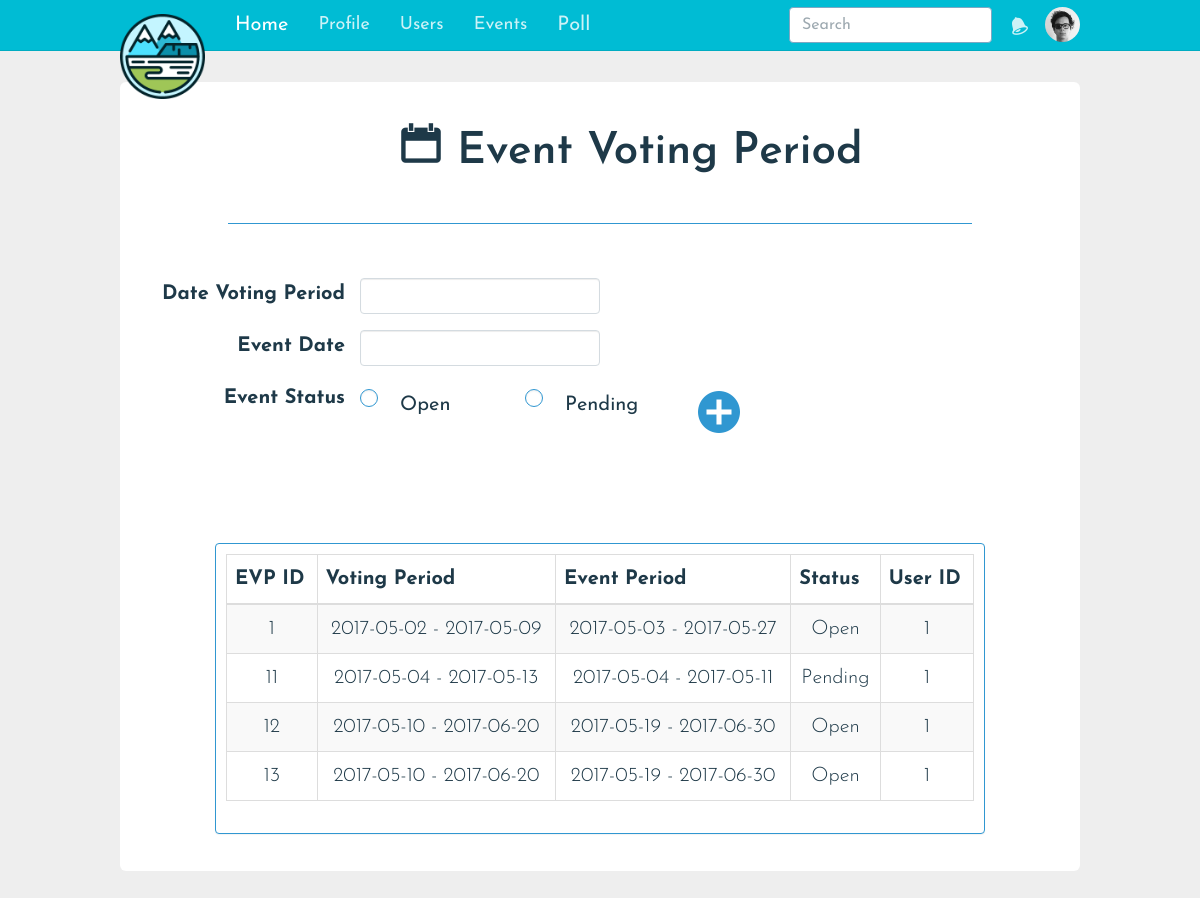
The app's page /eventVotingPeriod.php, older data.
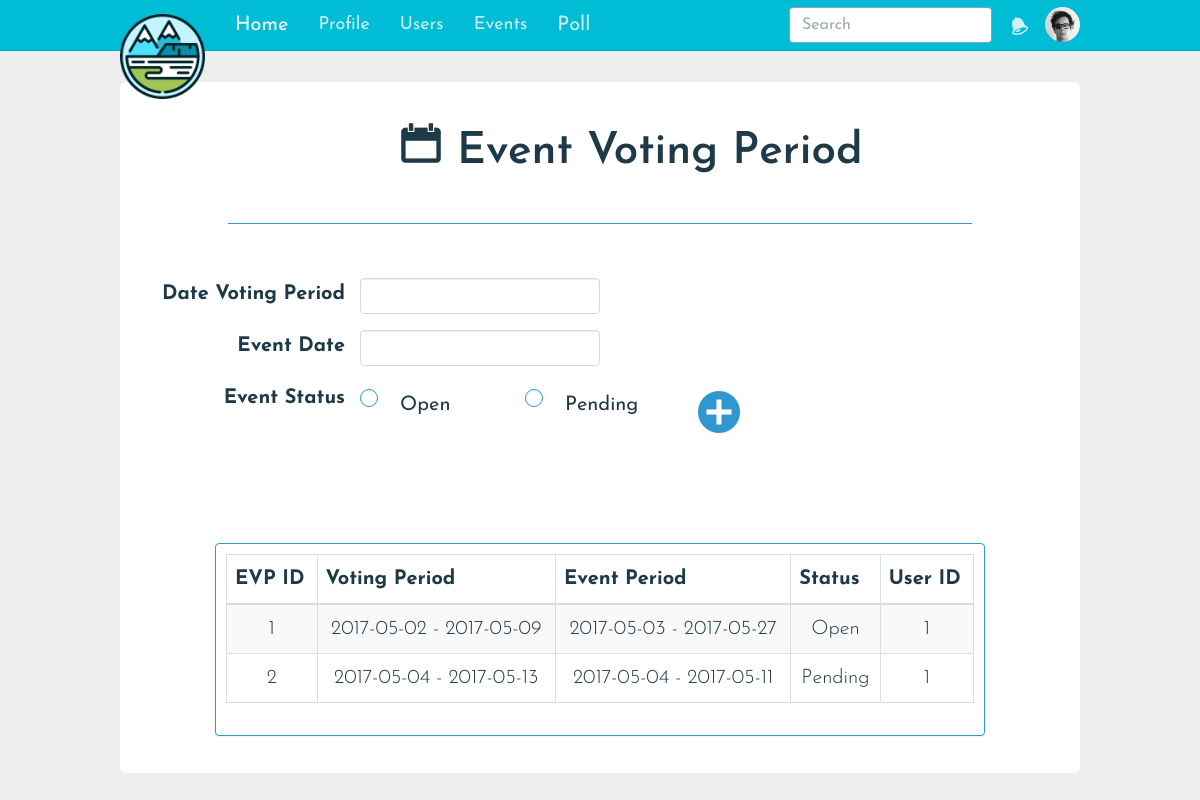
The same page, newer data.
### tables this page shows
CREATE TABLE `event_voting_period` (
  `evp_id` int(10) NOT NULL AUTO_INCREMENT,
  `user_id` int(10) DEFAULT NULL,
  `event_status_id` int(10) DEFAULT NULL,
  `start_date` date DEFAULT NULL,
  `end_date` date DEFAULT NULL,
  `isOpen` tinyint(2) DEFAULT NULL,
  `start_event_date` date DEFAULT NULL,
  `end_event_date` date DEFAULT NULL,
  PRIMARY KEY (`evp_id`),
  KEY `user_id` (`user_id`),
  KEY `event_status_id` (`event_status_id`),
  CONSTRAINT `event_voting_period_ibfk_1` FOREIGN KEY (`user_id`) REFERENCES `users` (`id`),
  CONSTRAINT `event_voting_period_ibfk_2` FOREIGN KEY (`event_status_id`) REFERENCES `event_status` (`event_status_id`)
);

### eventVotingPeriod.php (called while the page is built)
<?php
	include('views/menubar/evp.php')
 ?>

### class/eventPeriodClass.php (called while the page is built, shortened)
<?php
class eventPeriodClass
{
	public function getAllEventPeriod()
	{
		try {
			$db = getDB();
			$st = $db->prepare("SELECT * FROM event_voting_period");
			$st->execute();
			$data=$st->fetchAll();
		} catch (PDOException $e) {
		}
		return $data;
	}
}
?>

### views/menubar/evp.php (the view, shortened to what this page needs)
<?php
require_once 'views/layouts/header.php';
require_once 'views/layouts/nav.php';
include('class/eventPeriodClass.php');
$EVPClass = new eventPeriodClass();
$EVPs = $EVPClass->getAllEventPeriod();
?>
<div class="container">
	<br>
	<form method="post" class="form-horizontal" role="form">
		<h2 style="font-size: 44px;"><span class="icon icon-calendar"></span> Event Voting Period</h2>
		<hr width="85%" style="border-color:#3097d1;">
		<br>
		<div class="form-group">
			<label class="col-md-3" style="display: inline-flex; justify-content: flex-end;">Date Voting Period</label>
			<div class="col-md-3" style="padding: 0;">
				<input type="text" name="datefilter" class="form-control" style="padding: 0; text-align: center;" />
			</div>
	</div>
	<div class="form-group">
		<label class="col-md-3" style="display: inline-flex; justify-content: flex-end;">Event Date</label>
		<div class="col-md-3" style="padding: 0;">
			<input type="text" name="eventDate" class="form-control" style="padding: 0; text-align: center;" />
		</div>
	</div>
	<div class="form-group">
		<label class="col-md-3" style="display: inline-flex; justify-content: flex-end;">Event Status</label>
		<div class="row">
			<div class="radio custom-control custom-radio col-md-2">
				<label>
					<span class="custom-control-indicator" style="border-color:#3097d1;"></span>Open
				</label>
			</div>
			<div class="radio custom-control custom-radio col-md-2">
				<label>
					<span class="custom-control-indicator" style="border-color:#3097d1;"></span>
					Pending
				</label>
			</div>
			<button type="submit" name="registerEVP" class="btn btn-info icon icon-circle-with-plus "
			style="float: right; padding: 0; margin-right: 350px;  font-size: 50px; background-color: white;
			color:#3097d1; border-color: white;">
		</button>
		</div>
	</div>
	<br>
	<br>
	<div class="row">
		<div class="col-sm-10 col-sm-offset-1">
			<div class="imaginary_container">
				<div class="panel panel-primary">
					<div class="panel-body" style="padding: 0.5em;">
						<table id="votingPeriod" class="table table-striped table-bordered dt-responsive nowrap" cellspacing="0" width="100%">
							<thead>
								<tr>
									<th>EVP ID</th>
									<th>Voting Period</th>
									<th>Event Period</th>
									<th>Status</th>
									<th>User ID</th>
								</tr>
							</thead>
							<tbody>
								<tr>
								<?php
										foreach($EVPs as $EVP)
										{?>
									<td align="center"> <?php echo $EVP['evp_id'] ?></td>
									<td align="center"> <?php echo $EVP['start_date'] . ' - ' . $EVP['end_date'] ?></td>
									<td align="center"> <?php  echo $EVP['start_event_date'] . ' - ' . $EVP['end_event_date'] ?></td>
									<td align="center"> <?php if($EVP['isOpen']==1)
											echo "Open";
											elseif ($EVP['isOpen']==4) {
												echo "Pending";
											};
									 ?></td>
									<td align="center"> <?php echo $EVP['user_id'] ?></td>
								</tr>
								<?php  } ?>
							</tbody>
						</table>
					</div>
				</div>
			</div>
		</div>
	</div>
	</form>
<br><br>
</div>
<?php
require_once 'views/layouts/footer.php';
?>

### views/layouts/header.php (shortened to what this page needs)
<!DOCTYPE html>
<html lang="en">
<head>
  <link rel="stylesheet" href="https://maxcdn.bootstrapcdn.com/font-awesome/4.6.1/css/font-awesome.min.css">
  <link rel="stylesheet" href="https://cdnjs.cloudflare.com/ajax/libs/font-awesome/4.7.0/css/font-awesome.min.css">
	<link href="assets/css/toolkit.css" rel="stylesheet">
  <link href="assets/css/application.css" rel="stylesheet">
  <link href="assets/css/custom.css" rel="stylesheet">
  <link rel="stylesheet" href="sample/sample.css">
  <link rel="stylesheet" href="https://cdn.datatables.net/1.10.14/css/jquery.dataTables.min.css">
  <link rel="stylesheet" href="assets/css/admin.css">
  <link rel="stylesheet" href="assets/src/bootstrap-tagsinput.css">
  <link rel="stylesheet" type="text/css" href="//cdn.jsdelivr.net/bootstrap.daterangepicker/2/daterangepicker.css" />
</head>
<body class="with-top-navbar">

### views/layouts/nav.php (shortened to what this page needs)
<nav class="navbar navbar-inverse navbar-fixed-top app-navbar">
	<div class="container">
		<div class="navbar-header">
			<a class="navbar-brand" href="index.php">
				<img class="brand" src="assets/img/mountain1.png" alt="logo">
			</a>
		</div>
		<div class="navbar-collapse collapse" id="navbar-collapse-main">
			<ul class="nav navbar-nav hidden-xs">
				<li class="active">
					<a href="home.php">Home</a>
				</li>
				<li class="dropdown">
         		   <a class="dropbtn" href="#">Profile</a>
        		</li>
				<li class="dropdown">
         		   <a class="dropbtn" href="users.php">Users</a>
        		</li>
				<li class="dropdown">
					<a class="dropbtn" href="Events.php">Events</a>
				</li>
				<li>
					<a href="eventPoll.php">Poll</a>
				</li>
			</ul>
			<ul class="nav navbar-nav navbar-right m-r-0 hidden-xs">
				<li >
					<a class="app-notifications" href="#">
						<span class="icon icon-bell"></span>
					</a>
				</li>
				<li>
					<button class="btn btn-default navbar-btn navbar-btn-avitar" data-toggle="popover">
						<img class="img-circle" src="assets/img/avatar-dhg.png">
					</button>
				</li>
			</ul>
			<form class="navbar-form navbar-right app-search" role="search">
				<div class="form-group">
					<input type="text" class="form-control" data-action="grow" placeholder="Search">
				</div>
			</form>
		</div>
	</div>
</nav>

### views/layouts/footer.php (shortened to what this page needs)
</body>
</html>

### assets/css/application.css (style rules this page uses)
.app-navbar { font-weight: 400; -webkit-font-smoothing: antialiased; }
.app-navbar .form-control { box-shadow: none; }
.app-navbar .navbar-brand img { width: 85px; }
.app-navbar .navbar-collapse { max-height: inherit; }
.app-navbar .navbar-collapse:after { height: 100vh; }
.app-navbar .form-control { border-color: #1C73A5; }
.app-notifications { margin-left: -12px; padding-bottom: 10px !important; }
.app-notifications .icon:before { font-size: 20px; }
@media (min-width: 768px) { .app-navbar .navbar-collapse:after { height: auto; } }

### assets/css/custom.css (style rules this page uses)
html { height: 100%; }
body { font-family: 'Josefin Sans', sans-serif; font-size: 20px; }
.btn { font-size: 18px; }
a { color: #00BCD4; }
.app-navbar .form-control { border-color: #7da8c3; }
.app-navvar, .form-control:focus, { color: #000; background-color: #fff; box-shadow: none; border-color: #00BCD4; }
.form-control { font-size: 16px; }
.navbar-inverse { background-color: #00BCD4!important; border-color: #00ACC1 !important; }
.dropbtn { background-color: #00BCD4; color: white; padding: 16px; font-size: 18px; border: none; cursor: pointer; }
.dropdown { position: relative; display: inline-block; }
hr { width: 80%; }

### assets/css/admin.css (style rules this page uses)
body { background-color: #eee; }
*[role="form"] { max-width: 1000px; padding: 15px; margin: 0 auto; background-color: #fff; border-radius: 0.3em; }
*[role="form"] h2 { margin-left: 6em; margin-bottom: 1em; }
.btn-primary, .btn-info { font-size: 18px; }

### views/layouts/header.php (style rules this page uses)
body { width: 1px; min-width: 100%; *width: 100%; }

Row changes from the older to the newer data that the page shows:
removed event_voting_period: evp_id "11", start_date "2017-05-04", end_date "2017-05-13", start_event_date "2017-05-04", end_event_date "2017-05-11", isOpen "Pending", user "1"
removed event_voting_period: evp_id "12", start_date "2017-05-10", end_date "2017-06-20", start_event_date "2017-05-19", end_event_date "2017-06-30", isOpen "Open", user "1"
removed event_voting_period: evp_id "13", start_date "2017-05-10", end_date "2017-06-20", start_event_date "2017-05-19", end_event_date "2017-06-30", isOpen "Open", user "1"
added event_voting_period: evp_id "2", start_date "2017-05-04", end_date "2017-05-13", start_event_date "2017-05-04", end_event_date "2017-05-11", isOpen "Pending", user "1"
